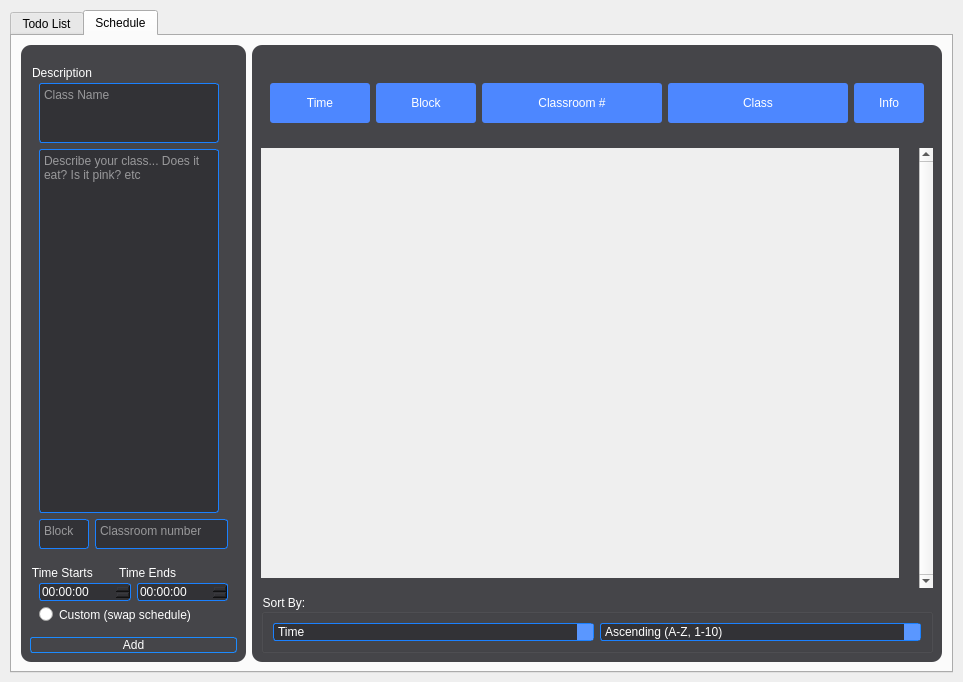
<?xml version="1.0" encoding="UTF-8"?>
<ui version="4.0">
 <class>Form</class>
 <widget class="QWidget" name="Form">
  <property name="geometry">
   <rect>
    <x>0</x>
    <y>0</y>
    <width>963</width>
    <height>682</height>
   </rect>
  </property>
  <property name="windowTitle">
   <string>Form</string>
  </property>
  <widget class="QTabWidget" name="switchTab">
   <property name="geometry">
    <rect>
     <x>10</x>
     <y>10</y>
     <width>943</width>
     <height>663</height>
    </rect>
   </property>
   <property name="cursor">
    <cursorShape>ArrowCursor</cursorShape>
   </property>
   <property name="currentIndex">
    <number>1</number>
   </property>
   <widget class="QWidget" name="todotab">
    <attribute name="title">
     <string>Todo List</string>
    </attribute>
    <layout class="QHBoxLayout" name="horizontalLayout_2">
     <item>
      <widget class="QGroupBox" name="todoDiv">
       <property name="maximumSize">
        <size>
         <width>225</width>
         <height>16777215</height>
        </size>
       </property>
       <property name="styleSheet">
        <string notr="true">QGroupBox{
	border-radius:10px;
	padding-top:10px;
	background:rgb(69, 69, 73);
	color:rgb(255, 255, 255);
}
QTextEdit{
	border-radius: 3px;
	border: 1px solid rgb(27, 129, 255);
	background: rgb(50, 50, 54);
	color: rgb(255, 255, 255);
}
QPushButton{
	color: rgb(255, 255, 255);
	border-radius:3px;
	border: 1px solid rgb(28, 139, 255);
}
QComboBox{
	border-radius: 3px;
	border: 1px solid rgb(27, 129, 255);
	background: rgb(50, 50, 54);
	color: rgb(255, 255, 255);
}
QComboBox:drop-down{
	border: 0px;
	background:rgb(90, 151, 255);
}
QDateTimeEdit{
	border-radius: 3px;
	border: 1px solid rgb(27, 129, 255);
	background: rgb(50, 50, 54);
	color: rgb(255, 255, 255);
}
QDateTimeEdit:drop-down{
	border: 0px;
	background:rgb(90, 151, 255);
}
QSlider{
	border-radius: 3px;
	border: 1px solid rgb(27, 129, 255);
	background: rgb(50, 50, 54);
	color: rgb(255, 255, 255);
}


QPushButton:hover{
	border:1px solid rgb(255, 247, 118);
}
QDateTimeEdit:hover{
	border:1px solid rgb(255, 247, 118);
}
QComboBox:hover{
	border:1px solid rgb(255, 247, 118);
}
QTextEdit:hover{
	border:1px solid rgb(255, 247, 118);
}
QSlider:hover{
	border:1px solid rgb(255, 247, 118);
}
QRadioButton{
	color:rgb(255, 255, 255);
	border-radius:3px;
}
QRadioButton:hover{
	border:1px solid rgb(255, 247, 118);
}</string>
       </property>
       <property name="title">
        <string/>
       </property>
       <layout class="QVBoxLayout" name="verticalLayout_14">
        <item>
         <widget class="QGroupBox" name="newHomeworkGroup">
          <property name="title">
           <string>Homework</string>
          </property>
          <layout class="QVBoxLayout" name="verticalLayout_13">
           <item>
            <widget class="QTextEdit" name="newHWText">
             <property name="cursor" stdset="0">
              <cursorShape>IBeamCursor</cursorShape>
             </property>
             <property name="styleSheet">
              <string notr="true"/>
             </property>
             <property name="html">
              <string>&lt;!DOCTYPE HTML PUBLIC &quot;-//W3C//DTD HTML 4.0//EN&quot; &quot;http://www.w3.org/TR/REC-html40/strict.dtd&quot;&gt;
&lt;html&gt;&lt;head&gt;&lt;meta name=&quot;qrichtext&quot; content=&quot;1&quot; /&gt;&lt;style type=&quot;text/css&quot;&gt;
p, li { white-space: pre-wrap; }
&lt;/style&gt;&lt;/head&gt;&lt;body style=&quot; font-family:'.AppleSystemUIFont'; font-size:13pt; font-weight:400; font-style:normal;&quot;&gt;
&lt;p style=&quot;-qt-paragraph-type:empty; margin-top:0px; margin-bottom:0px; margin-left:0px; margin-right:0px; -qt-block-indent:0; text-indent:0px;&quot;&gt;&lt;br /&gt;&lt;/p&gt;&lt;/body&gt;&lt;/html&gt;</string>
             </property>
             <property name="placeholderText">
              <string>Describe your homework... Does it fly? Is it blue? etc </string>
             </property>
            </widget>
           </item>
          </layout>
         </widget>
        </item>
        <item>
         <widget class="QGroupBox" name="newDueGroup">
          <property name="title">
           <string>Due Date</string>
          </property>
          <layout class="QVBoxLayout" name="verticalLayout_6">
           <item>
            <widget class="QDateTimeEdit" name="newDueTime">
             <property name="cursor">
              <cursorShape>OpenHandCursor</cursorShape>
             </property>
            </widget>
           </item>
           <item>
            <widget class="QRadioButton" name="radioButton">
             <property name="styleSheet">
              <string notr="true"/>
             </property>
             <property name="text">
              <string>Assignment Repeats?</string>
             </property>
            </widget>
           </item>
          </layout>
         </widget>
        </item>
        <item>
         <widget class="QGroupBox" name="newDifficultyGroup">
          <property name="title">
           <string>Difficulty</string>
          </property>
          <layout class="QVBoxLayout" name="verticalLayout_4">
           <item>
            <widget class="QSlider" name="newDifficultySlider">
             <property name="cursor">
              <cursorShape>SizeHorCursor</cursorShape>
             </property>
             <property name="styleSheet">
              <string notr="true"/>
             </property>
             <property name="maximum">
              <number>10</number>
             </property>
             <property name="orientation">
              <enum>Qt::Horizontal</enum>
             </property>
            </widget>
           </item>
          </layout>
         </widget>
        </item>
        <item>
         <widget class="QGroupBox" name="newClassGroup">
          <property name="title">
           <string>Class</string>
          </property>
          <layout class="QVBoxLayout" name="verticalLayout_12">
           <item>
            <widget class="QComboBox" name="newClassToHW">
             <property name="cursor">
              <cursorShape>OpenHandCursor</cursorShape>
             </property>
             <item>
              <property name="text">
               <string>Comp Sci </string>
              </property>
             </item>
            </widget>
           </item>
          </layout>
         </widget>
        </item>
        <item>
         <widget class="QPushButton" name="newAdd">
          <property name="cursor">
           <cursorShape>OpenHandCursor</cursorShape>
          </property>
          <property name="text">
           <string>Add</string>
          </property>
         </widget>
        </item>
       </layout>
      </widget>
     </item>
     <item>
      <widget class="QFrame" name="RightSideTodo">
       <property name="styleSheet">
        <string notr="true">QFrame
{
	border-radius:10px;
	padding-top:10px;
	background:rgb(69, 69, 73);
}
QGroupBox{
	color:rgb(255, 255, 255);
}
QLabel{
	padding-top:0px;
}
QRadioButton{
	color:rgb(255, 255, 255);
	border-radius:3px;
}
QComboBox{
	border-radius: 3px;
	border: 1px solid rgb(27, 129, 255);
	background: rgb(50, 50, 54);
	color: rgb(255, 255, 255);
}
QComboBox:drop-down{
	border: 0px;
	background:rgb(90, 151, 255);
}
QComboBox:hover{
	border:1px solid rgb(255, 247, 118);
}
QRadioButton:hover{
	border:1px solid rgb(255, 247, 118);
}</string>
       </property>
       <property name="frameShape">
        <enum>QFrame::StyledPanel</enum>
       </property>
       <property name="frameShadow">
        <enum>QFrame::Raised</enum>
       </property>
       <layout class="QVBoxLayout" name="verticalLayout">
        <item>
         <widget class="QFrame" name="topbar">
          <property name="styleSheet">
           <string notr="true">QGroupBox{
	border-radius:3px;
	background:rgb(77, 135, 255);
}
QLabel{
	color:rgb(255, 255, 255);
	background:rgb(77, 135, 255);
}</string>
          </property>
          <layout class="QHBoxLayout" name="horizontalLayout_46">
           <item>
            <widget class="QGroupBox" name="donetodo">
             <property name="maximumSize">
              <size>
               <width>69</width>
               <height>47</height>
              </size>
             </property>
             <property name="title">
              <string/>
             </property>
             <layout class="QHBoxLayout" name="horizontalLayout_44">
              <item>
               <widget class="QLabel" name="donenametodo">
                <property name="text">
                 <string>Done?</string>
                </property>
                <property name="alignment">
                 <set>Qt::AlignCenter</set>
                </property>
               </widget>
              </item>
             </layout>
            </widget>
           </item>
           <item>
            <widget class="QGroupBox" name="blocktodo">
             <property name="maximumSize">
              <size>
               <width>64</width>
               <height>47</height>
              </size>
             </property>
             <property name="title">
              <string/>
             </property>
             <layout class="QHBoxLayout" name="horizontalLayout_41">
              <item>
               <widget class="QLabel" name="blocknametodo">
                <property name="text">
                 <string>Block</string>
                </property>
                <property name="alignment">
                 <set>Qt::AlignCenter</set>
                </property>
               </widget>
              </item>
             </layout>
            </widget>
           </item>
           <item>
            <widget class="QGroupBox" name="classinsidetodo">
             <property name="title">
              <string/>
             </property>
             <layout class="QHBoxLayout" name="horizontalLayout_40">
              <item>
               <widget class="QLabel" name="classnametodo">
                <property name="text">
                 <string>Class</string>
                </property>
                <property name="alignment">
                 <set>Qt::AlignCenter</set>
                </property>
               </widget>
              </item>
             </layout>
            </widget>
           </item>
           <item>
            <widget class="QGroupBox" name="difftodo">
             <property name="maximumSize">
              <size>
               <width>86</width>
               <height>47</height>
              </size>
             </property>
             <property name="title">
              <string/>
             </property>
             <layout class="QHBoxLayout" name="horizontalLayout_43">
              <item>
               <widget class="QLabel" name="diffratingtodo">
                <property name="text">
                 <string>Difficulty</string>
                </property>
                <property name="alignment">
                 <set>Qt::AlignCenter</set>
                </property>
               </widget>
              </item>
             </layout>
            </widget>
           </item>
           <item>
            <widget class="QGroupBox" name="progresstodo">
             <property name="maximumSize">
              <size>
               <width>85</width>
               <height>47</height>
              </size>
             </property>
             <property name="title">
              <string/>
             </property>
             <layout class="QHBoxLayout" name="horizontalLayout_8">
              <item>
               <widget class="QLabel" name="progressbartodo">
                <property name="text">
                 <string>Progress</string>
                </property>
                <property name="alignment">
                 <set>Qt::AlignCenter</set>
                </property>
               </widget>
              </item>
             </layout>
            </widget>
           </item>
           <item>
            <widget class="QGroupBox" name="dueintodo">
             <property name="maximumSize">
              <size>
               <width>55</width>
               <height>47</height>
              </size>
             </property>
             <property name="title">
              <string/>
             </property>
             <layout class="QHBoxLayout" name="horizontalLayout_42">
              <item>
               <widget class="QLabel" name="dueinnametodo">
                <property name="layoutDirection">
                 <enum>Qt::LeftToRight</enum>
                </property>
                <property name="text">
                 <string>Due</string>
                </property>
                <property name="alignment">
                 <set>Qt::AlignCenter</set>
                </property>
               </widget>
              </item>
             </layout>
            </widget>
           </item>
           <item>
            <widget class="QGroupBox" name="infotodo">
             <property name="maximumSize">
              <size>
               <width>70</width>
               <height>71</height>
              </size>
             </property>
             <property name="title">
              <string/>
             </property>
             <layout class="QHBoxLayout" name="horizontalLayout_45">
              <item>
               <widget class="QLabel" name="infonametodo">
                <property name="text">
                 <string>Info</string>
                </property>
                <property name="alignment">
                 <set>Qt::AlignCenter</set>
                </property>
               </widget>
              </item>
             </layout>
            </widget>
           </item>
          </layout>
         </widget>
        </item>
        <item>
         <widget class="QScrollArea" name="scrollableHomeworkDisplay">
          <property name="cursor" stdset="0">
           <cursorShape>ArrowCursor</cursorShape>
          </property>
          <property name="styleSheet">
           <string notr="true">QGroupBox{
	border-radius:3px;
	background:rgb(77, 135, 255);
}
QLabel{
	color:rgb(255, 255, 255);
	background:rgb(77, 135, 255);
}
QProgressBar{
	color:rgb(0, 255, 52);
}
QPushButton{
	border-radius:3px;
	background:rgb(77, 135, 255);
}</string>
          </property>
          <property name="verticalScrollBarPolicy">
           <enum>Qt::ScrollBarAlwaysOn</enum>
          </property>
          <property name="widgetResizable">
           <bool>true</bool>
          </property>
          <widget class="QWidget" name="scrollHomework">
           <property name="geometry">
            <rect>
             <x>0</x>
             <y>0</y>
             <width>596</width>
             <height>395</height>
            </rect>
           </property>
           <layout class="QVBoxLayout" name="verticalLayout_2"/>
          </widget>
         </widget>
        </item>
        <item>
         <widget class="QGroupBox" name="sortBy">
          <property name="title">
           <string>Sort By:</string>
          </property>
          <layout class="QHBoxLayout" name="horizontalLayout_3">
           <item>
            <widget class="QComboBox" name="sortDue">
             <property name="cursor">
              <cursorShape>OpenHandCursor</cursorShape>
             </property>
             <item>
              <property name="text">
               <string>Due Date</string>
              </property>
             </item>
             <item>
              <property name="text">
               <string>Class</string>
              </property>
             </item>
             <item>
              <property name="text">
               <string>Difficulty</string>
              </property>
             </item>
            </widget>
           </item>
           <item>
            <widget class="QComboBox" name="sortAcend">
             <property name="cursor">
              <cursorShape>OpenHandCursor</cursorShape>
             </property>
             <item>
              <property name="text">
               <string>Ascending (A-Z, 1-10)</string>
              </property>
             </item>
             <item>
              <property name="text">
               <string>Decending (Z-A, 10-1)</string>
              </property>
             </item>
            </widget>
           </item>
           <item>
            <widget class="QRadioButton" name="sortShowDone">
             <property name="maximumSize">
              <size>
               <width>100</width>
               <height>16777215</height>
              </size>
             </property>
             <property name="cursor">
              <cursorShape>OpenHandCursor</cursorShape>
             </property>
             <property name="text">
              <string>Show done</string>
             </property>
            </widget>
           </item>
          </layout>
         </widget>
        </item>
       </layout>
      </widget>
     </item>
    </layout>
   </widget>
   <widget class="QWidget" name="scheduletab">
    <attribute name="title">
     <string>Schedule</string>
    </attribute>
    <layout class="QHBoxLayout" name="horizontalLayout_7">
     <item>
      <widget class="QGroupBox" name="scheduleDiv">
       <property name="maximumSize">
        <size>
         <width>225</width>
         <height>16777215</height>
        </size>
       </property>
       <property name="styleSheet">
        <string notr="true">QGroupBox{
	border-radius:10px;
	padding-top:10px;
	background:rgb(69, 69, 73);
	color:rgb(255, 255, 255);
}
QRadioButton{
	color:rgb(255, 255, 255);
	border-radius:3px;
}
QPushButton{
	color: rgb(255, 255, 255);
	border-radius:3px;
	border: 1px solid rgb(28, 139, 255);
}
QTextEdit{
	border-radius: 3px;
	border: 1px solid rgb(27, 129, 255);
	background: rgb(50, 50, 54);
	color: rgb(255, 255, 255);
}
QDateTimeEdit:drop-down{
	border: 0px;
	background:rgb(90, 151, 255);
}
QDateTimeEdit{
	border-radius: 3px;
	border: 1px solid rgb(27, 129, 255);
	background: rgb(50, 50, 54);
	color: rgb(255, 255, 255);
}
QDateTimeEdit:hover{
	border:1px solid rgb(255, 247, 118);
}
QTextEdit:hover{
	border:1px solid rgb(255, 247, 118);
}
QRadioButton:hover{
	border:1px solid rgb(255, 247, 118);
}</string>
       </property>
       <property name="title">
        <string/>
       </property>
       <layout class="QVBoxLayout" name="verticalLayout_11">
        <item>
         <widget class="QGroupBox" name="NewClassGroup">
          <property name="title">
           <string>Description</string>
          </property>
          <layout class="QGridLayout" name="gridLayout_2">
           <item row="2" column="1">
            <widget class="QTextEdit" name="newClassroomNum">
             <property name="maximumSize">
              <size>
               <width>141</width>
               <height>30</height>
              </size>
             </property>
             <property name="cursor" stdset="0">
              <cursorShape>IBeamCursor</cursorShape>
             </property>
             <property name="placeholderText">
              <string>Classroom number</string>
             </property>
            </widget>
           </item>
           <item row="0" column="0" colspan="2">
            <widget class="QTextEdit" name="newClassName_2">
             <property name="maximumSize">
              <size>
               <width>180</width>
               <height>60</height>
              </size>
             </property>
             <property name="cursor" stdset="0">
              <cursorShape>IBeamCursor</cursorShape>
             </property>
             <property name="html">
              <string>&lt;!DOCTYPE HTML PUBLIC &quot;-//W3C//DTD HTML 4.0//EN&quot; &quot;http://www.w3.org/TR/REC-html40/strict.dtd&quot;&gt;
&lt;html&gt;&lt;head&gt;&lt;meta name=&quot;qrichtext&quot; content=&quot;1&quot; /&gt;&lt;style type=&quot;text/css&quot;&gt;
p, li { white-space: pre-wrap; }
&lt;/style&gt;&lt;/head&gt;&lt;body style=&quot; font-family:'.AppleSystemUIFont'; font-size:13pt; font-weight:400; font-style:normal;&quot;&gt;
&lt;p style=&quot;-qt-paragraph-type:empty; margin-top:0px; margin-bottom:0px; margin-left:0px; margin-right:0px; -qt-block-indent:0; text-indent:0px;&quot;&gt;&lt;br /&gt;&lt;/p&gt;&lt;/body&gt;&lt;/html&gt;</string>
             </property>
             <property name="placeholderText">
              <string>Class Name</string>
             </property>
            </widget>
           </item>
           <item row="1" column="0" colspan="2">
            <widget class="QTextEdit" name="newClassDesc">
             <property name="maximumSize">
              <size>
               <width>180</width>
               <height>16777215</height>
              </size>
             </property>
             <property name="cursor" stdset="0">
              <cursorShape>IBeamCursor</cursorShape>
             </property>
             <property name="html">
              <string>&lt;!DOCTYPE HTML PUBLIC &quot;-//W3C//DTD HTML 4.0//EN&quot; &quot;http://www.w3.org/TR/REC-html40/strict.dtd&quot;&gt;
&lt;html&gt;&lt;head&gt;&lt;meta name=&quot;qrichtext&quot; content=&quot;1&quot; /&gt;&lt;style type=&quot;text/css&quot;&gt;
p, li { white-space: pre-wrap; }
&lt;/style&gt;&lt;/head&gt;&lt;body style=&quot; font-family:'.AppleSystemUIFont'; font-size:13pt; font-weight:400; font-style:normal;&quot;&gt;
&lt;p style=&quot;-qt-paragraph-type:empty; margin-top:0px; margin-bottom:0px; margin-left:0px; margin-right:0px; -qt-block-indent:0; text-indent:0px;&quot;&gt;&lt;br /&gt;&lt;/p&gt;&lt;/body&gt;&lt;/html&gt;</string>
             </property>
             <property name="placeholderText">
              <string>Describe your class... Does it eat? Is it pink? etc </string>
             </property>
            </widget>
           </item>
           <item row="2" column="0">
            <widget class="QTextEdit" name="newBlock">
             <property name="maximumSize">
              <size>
               <width>50</width>
               <height>30</height>
              </size>
             </property>
             <property name="cursor" stdset="0">
              <cursorShape>IBeamCursor</cursorShape>
             </property>
             <property name="placeholderText">
              <string>Block</string>
             </property>
            </widget>
           </item>
          </layout>
         </widget>
        </item>
        <item>
         <widget class="QGroupBox" name="classstartdonetime">
          <property name="title">
           <string>Time Starts        Time Ends</string>
          </property>
          <layout class="QGridLayout" name="gridLayout_3">
           <item row="0" column="0">
            <widget class="QTimeEdit" name="starts">
             <property name="cursor">
              <cursorShape>OpenHandCursor</cursorShape>
             </property>
            </widget>
           </item>
           <item row="0" column="1">
            <widget class="QTimeEdit" name="done">
             <property name="cursor">
              <cursorShape>OpenHandCursor</cursorShape>
             </property>
            </widget>
           </item>
           <item row="1" column="0" colspan="2">
            <widget class="QRadioButton" name="isunusual">
             <property name="cursor">
              <cursorShape>OpenHandCursor</cursorShape>
             </property>
             <property name="text">
              <string>Custom (swap schedule)</string>
             </property>
            </widget>
           </item>
          </layout>
         </widget>
        </item>
        <item>
         <widget class="QPushButton" name="newAddS">
          <property name="cursor">
           <cursorShape>OpenHandCursor</cursorShape>
          </property>
          <property name="text">
           <string>Add</string>
          </property>
         </widget>
        </item>
       </layout>
      </widget>
     </item>
     <item>
      <widget class="QFrame" name="RightSideSchedule">
       <property name="styleSheet">
        <string notr="true">QFrame
{
	border-radius:10px;
	padding-top:10px;
	background:rgb(69, 69, 73);
}
QGroupBox{
	color:rgb(255, 255, 255);
}
QLabel{
	padding-top:0px;
}
QComboBox:drop-down{
	border: 0px;
	background:rgb(90, 151, 255);
}
QComboBox{
	border-radius: 3px;
	border: 1px solid rgb(27, 129, 255);
	background: rgb(50, 50, 54);
	color: rgb(255, 255, 255);
}
QComboBox:hover{
	border:1px solid rgb(255, 247, 118);
}</string>
       </property>
       <property name="frameShape">
        <enum>QFrame::StyledPanel</enum>
       </property>
       <property name="frameShadow">
        <enum>QFrame::Raised</enum>
       </property>
       <layout class="QVBoxLayout" name="verticalLayout_5">
        <item>
         <widget class="QFrame" name="topBarS">
          <property name="maximumSize">
           <size>
            <width>16777215</width>
            <height>74</height>
           </size>
          </property>
          <property name="styleSheet">
           <string notr="true">QGroupBox{
	border-radius:3px;
	background:rgb(77, 135, 255);
}
QLabel{
	color:rgb(255, 255, 255);
	background:rgb(77, 135, 255);
}</string>
          </property>
          <layout class="QHBoxLayout" name="horizontalLayout_4">
           <item>
            <widget class="QGroupBox" name="classtimesched">
             <property name="minimumSize">
              <size>
               <width>0</width>
               <height>40</height>
              </size>
             </property>
             <property name="maximumSize">
              <size>
               <width>100</width>
               <height>16777215</height>
              </size>
             </property>
             <property name="title">
              <string/>
             </property>
             <layout class="QHBoxLayout" name="horizontalLayout_37">
              <item>
               <widget class="QLabel" name="classtimenamesched">
                <property name="minimumSize">
                 <size>
                  <width>0</width>
                  <height>20</height>
                 </size>
                </property>
                <property name="text">
                 <string>Time</string>
                </property>
                <property name="textFormat">
                 <enum>Qt::AutoText</enum>
                </property>
                <property name="alignment">
                 <set>Qt::AlignCenter</set>
                </property>
               </widget>
              </item>
             </layout>
            </widget>
           </item>
           <item>
            <widget class="QGroupBox" name="classblocksched">
             <property name="minimumSize">
              <size>
               <width>0</width>
               <height>40</height>
              </size>
             </property>
             <property name="maximumSize">
              <size>
               <width>100</width>
               <height>16777215</height>
              </size>
             </property>
             <property name="title">
              <string/>
             </property>
             <layout class="QHBoxLayout" name="horizontalLayout_38">
              <item>
               <widget class="QLabel" name="classblocknamesched">
                <property name="minimumSize">
                 <size>
                  <width>0</width>
                  <height>20</height>
                 </size>
                </property>
                <property name="text">
                 <string>Block</string>
                </property>
                <property name="alignment">
                 <set>Qt::AlignCenter</set>
                </property>
               </widget>
              </item>
             </layout>
            </widget>
           </item>
           <item>
            <widget class="QGroupBox" name="classnumsched">
             <property name="minimumSize">
              <size>
               <width>0</width>
               <height>40</height>
              </size>
             </property>
             <property name="maximumSize">
              <size>
               <width>16777215</width>
               <height>16777215</height>
              </size>
             </property>
             <property name="title">
              <string/>
             </property>
             <layout class="QHBoxLayout" name="horizontalLayout_35">
              <item>
               <widget class="QLabel" name="classnumnamesched">
                <property name="minimumSize">
                 <size>
                  <width>0</width>
                  <height>20</height>
                 </size>
                </property>
                <property name="text">
                 <string>Classroom #</string>
                </property>
                <property name="alignment">
                 <set>Qt::AlignCenter</set>
                </property>
               </widget>
              </item>
             </layout>
            </widget>
           </item>
           <item>
            <widget class="QGroupBox" name="classsched">
             <property name="minimumSize">
              <size>
               <width>0</width>
               <height>40</height>
              </size>
             </property>
             <property name="maximumSize">
              <size>
               <width>16777215</width>
               <height>16777215</height>
              </size>
             </property>
             <property name="title">
              <string/>
             </property>
             <layout class="QHBoxLayout" name="horizontalLayout_34">
              <item>
               <widget class="QLabel" name="classnamesched">
                <property name="minimumSize">
                 <size>
                  <width>0</width>
                  <height>20</height>
                 </size>
                </property>
                <property name="text">
                 <string>Class</string>
                </property>
                <property name="alignment">
                 <set>Qt::AlignCenter</set>
                </property>
               </widget>
              </item>
             </layout>
            </widget>
           </item>
           <item>
            <widget class="QGroupBox" name="classinfosched">
             <property name="minimumSize">
              <size>
               <width>0</width>
               <height>40</height>
              </size>
             </property>
             <property name="maximumSize">
              <size>
               <width>70</width>
               <height>16777215</height>
              </size>
             </property>
             <property name="title">
              <string/>
             </property>
             <layout class="QHBoxLayout" name="horizontalLayout_36">
              <item>
               <widget class="QLabel" name="classinfonamesched">
                <property name="minimumSize">
                 <size>
                  <width>0</width>
                  <height>20</height>
                 </size>
                </property>
                <property name="text">
                 <string>Info</string>
                </property>
                <property name="alignment">
                 <set>Qt::AlignCenter</set>
                </property>
               </widget>
              </item>
             </layout>
            </widget>
           </item>
          </layout>
         </widget>
        </item>
        <item>
         <widget class="QScrollArea" name="scrollableClassesDisplay">
          <property name="cursor" stdset="0">
           <cursorShape>ArrowCursor</cursorShape>
          </property>
          <property name="styleSheet">
           <string notr="true">QGroupBox{
	border-radius:3px;
	background:rgb(77, 135, 255);
}
QLabel{
	color:rgb(255, 255, 255);
	background:rgb(77, 135, 255);
}
QProgressBar{
	color:rgb(0, 255, 52);
}
QPushButton{
	border-radius:3px;
	background:rgb(77, 135, 255);
}</string>
          </property>
          <property name="verticalScrollBarPolicy">
           <enum>Qt::ScrollBarAlwaysOn</enum>
          </property>
          <property name="widgetResizable">
           <bool>true</bool>
          </property>
          <widget class="QWidget" name="scrollClass">
           <property name="geometry">
            <rect>
             <x>0</x>
             <y>0</y>
             <width>596</width>
             <height>395</height>
            </rect>
           </property>
           <layout class="QVBoxLayout" name="verticalLayout_3"/>
          </widget>
         </widget>
        </item>
        <item>
         <widget class="QGroupBox" name="sortBy_2">
          <property name="styleSheet">
           <string notr="true"/>
          </property>
          <property name="title">
           <string>Sort By:</string>
          </property>
          <layout class="QHBoxLayout" name="horizontalLayout_27">
           <item>
            <widget class="QComboBox" name="sortDue_2">
             <property name="cursor">
              <cursorShape>OpenHandCursor</cursorShape>
             </property>
             <item>
              <property name="text">
               <string>Time</string>
              </property>
             </item>
             <item>
              <property name="text">
               <string>Class</string>
              </property>
             </item>
             <item>
              <property name="text">
               <string>Block</string>
              </property>
             </item>
            </widget>
           </item>
           <item>
            <widget class="QComboBox" name="sortAcend_2">
             <property name="cursor">
              <cursorShape>OpenHandCursor</cursorShape>
             </property>
             <item>
              <property name="text">
               <string>Ascending (A-Z, 1-10)</string>
              </property>
             </item>
             <item>
              <property name="text">
               <string>Decending (Z-A, 10-1)</string>
              </property>
             </item>
            </widget>
           </item>
          </layout>
         </widget>
        </item>
       </layout>
      </widget>
     </item>
    </layout>
   </widget>
  </widget>
 </widget>
 <resources/>
 <connections/>
</ui>
